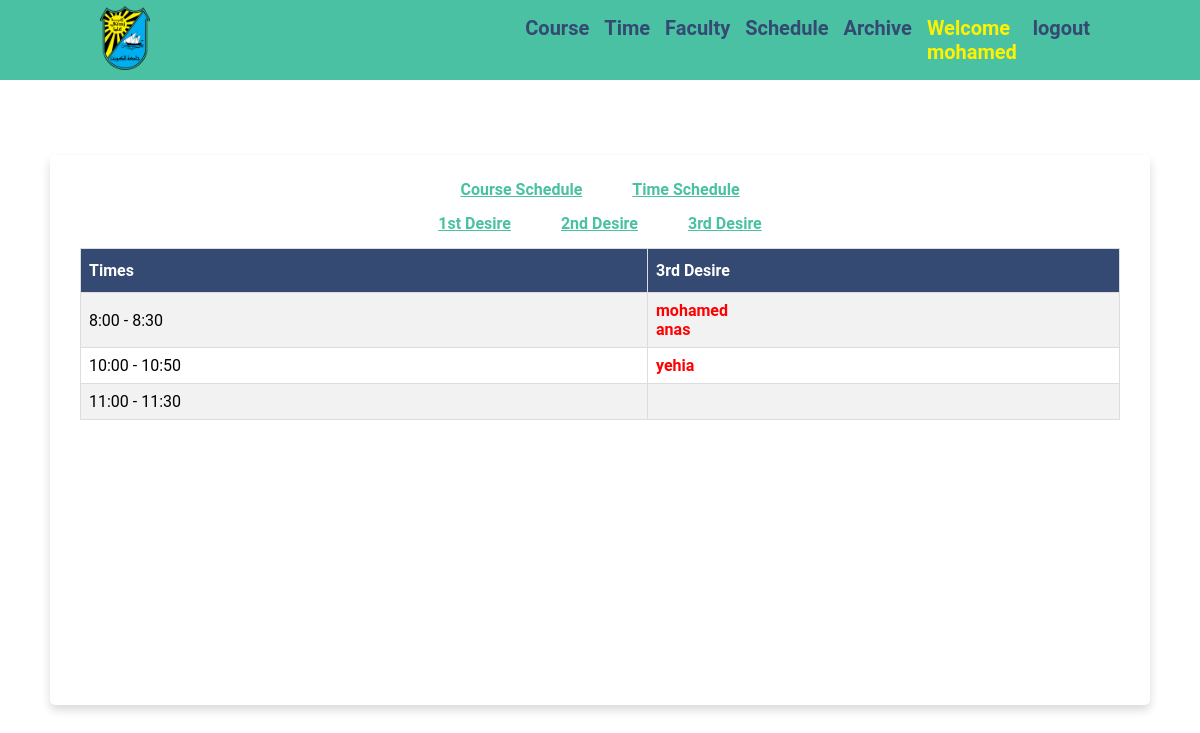
The app's page /schedule-time-3/ (signed in) with its own data.
### base/models.py (models this page shows)
class User(AbstractUser):
    serialNumber = models.CharField(max_length=100, null=True)
    teaching = models.BooleanField(default=False, null=True)
    vip = models.BooleanField(default=False, null=True)
    report = models.CharField(max_length=10, null=True)
    REQUIRED_FIELDS = []

class DT_model(models.Model):
    time_value = models.CharField(max_length=100, null= True, unique=True)
    def __str__(self):
        return str(self.time_value)

class Desires_model(models.Model):
    user = models.ForeignKey(User, on_delete=models.CASCADE, null=True)
    d1 = models.CharField(max_length=100, null=True)
    d1t1 = models.CharField(max_length=100, null=True)
    d1t2 = models.CharField(max_length=100, null=True)
    d1t3 = models.CharField(max_length=100, null=True)
    day1 = models.CharField(max_length=100, null=True)
    d2 = models.CharField(max_length=100, null=True)
    d2t1 = models.CharField(max_length=100, null=True)
    d2t2 = models.CharField(max_length=100, null=True)
    d2t3 = models.CharField(max_length=100, null=True)
    day2 = models.CharField(max_length=100, null=True)
    d3 = models.CharField(max_length=100, null=True)
    d3t1 = models.CharField(max_length=100, null=True)
    d3t2 = models.CharField(max_length=100, null=True)
    d3t3 = models.CharField(max_length=100, null=True)
    day3 = models.CharField(max_length=100, null=True)
    d4 = models.CharField(max_length=100, null=True)
    d4t1 = models.CharField(max_length=100, null=True)
    d4t2 = models.CharField(max_length=100, null=True)
    d4t3 = models.CharField(max_length=100, null=True)
    day4 = models.CharField(max_length=100, null=True)
    d5 = models.CharField(max_length=100, null=True)
    d5t1 = models.CharField(max_length=100, null=True)
    d5t2 = models.CharField(max_length=100, null=True)
    d5t3 = models.CharField(max_length=100, null=True)
    day5 = models.CharField(max_length=100, null=True)
    def __str__(self):
        return str(self.user)

### base/views.py (the view)
# urls.py: path('schedule-time-3/', views.schedule_time_page_3, name='schedule_time_page_3'),
@login_required(login_url='login_page')
def schedule_time_page_3(request):
    times = DT_model.objects.all()
    d1t1_user = []
    for time in times:
        d1t1_user.append(Desires_model.objects.filter(d1t1 = time))
    d2t1_user = []
    for time in times:
        d2t1_user.append(Desires_model.objects.filter(d2t1 = time))
    d3t1_user = []
    for time in times:
        d3t1_user.append(Desires_model.objects.filter(d3t1 = time))
    final_dic = {}
    for index in range(len(times)):
        final_list = []
        final_list.append(d1t1_user[index])
        final_list.append(d2t1_user[index])
        final_list.append(d3t1_user[index])
        final_dic[times[index]] = final_list
    context = {'final_dic':final_dic}
    return render(request, 'base/schedule_time_page_3.html', context)

### base/templates/base/schedule_time_page_3.html (shortened to what this page needs)
{% extends 'core3.html' %}
{% block content %}
<div class="schedule-main-container">
    <div class = "schedule-container">
        <div class="title">
            <a href = "{% url 'schedule_course_page' %}">Course Schedule</a>
            <a href = "{% url 'schedule_time_page_' %}">Time Schedule</a>
        </div>
        <div class="title">
            <a href = "{% url 'schedule_time_page_1' %}">1st Desire</a>
            <a href = "{% url 'schedule_time_page_2' %}">2nd Desire</a>
            <a href = "{% url 'schedule_time_page_3' %}">3rd Desire</a>
        </div>
        <table id="time">
            <tr>
              <th>Times</th>
              <th>3rd Desire</th>
            </tr>
            {% for key,value in final_dic.items %}
            <tr>
              <td>{{key}}</td>
              <td>
                {% for v in value.2 %}
                <div class = 'd3'>{{v}}</div>
                {% endfor %}
              </td>
            </tr>
            {% endfor %}
          </table>
    </div>
</div>
{% endblock content %}

### templates/navebar2.html (shortened to what this page needs)
<header>
    <ul class="navbar">
      <div class = 'navbar-main'>
        <img src="\media\images\logo.png" alt="">
      </div>
      <div class="navbar-items">
        {% if request.user.is_authenticated %}
        <a class= "logout-hover" href="{% url 'course_page' %}"><li>Course</li></a>
        <a class= "logout-hover" href="{% url 'time_page' %}"><li>Time</li></a>
        <a  class= "logout-hover" href="{% url 'faculty_page_detail' %}"><li>Faculty</li></a>
        <a class= "logout-hover" href="{% url 'schedule_course_page' %}"><li>Schedule</li></a>
        <a  class= "logout-hover" href="{% url 'archive_page' %}"><li>Archive</li></a>
        <a class = "welcome-user" href=""><li>Welcome {{request.user}}</li></a>
        <a class = "logout-hover" href="{% url 'logout_page' %}"><li>logout</li></a>
        {% endif %}
      </div>
    </ul>
  </header>

### static/styles/main.css (style rules this page uses)
* { padding: 0; margin: 0; box-sizing: border-box; scroll-behavior: smooth; list-style: none; text-decoration: none; font-family: "Roboto", sans-serif; }
:root { --bg-color-1: #344a72; --bg-color-2 : #ffff; --button-color: #49c1a2; --icon--color:#fff200; }
header { background-color: var(--button-color); position: fixed; top: 0; right: 0; width: 100%; z-index: 1000; }
.navbar { display: flex; align-items: center; justify-content: space-between; padding: 10px 100px; width: 100%; height: 80px; }
.navbar-main { width: 50%; }
.navbar-main img { width: 50px; height: auto; }
.navbar-items { display: flex; gap: 15px; width: 70%; padding: 10px; float: right; justify-content: right; }
.navbar-items a { color: var(--bg-color-2); font-weight: 700; font-size: 20px; pointer-events: none; }
.navbar-items .logout-hover { pointer-events:fill; color: var(--bg-color-1); transition: 0.4s; }
.navbar-items .welcome-user { color: var(--icon--color) }
body { background-color: var(--bg-color-1); }
.schedule-main-container { position: fixed; top: 30px; width: 100vw; height: 100vh; display: flex; flex-direction: column; justify-content: center; align-items: center; background-color: var(--bg-color-2); }
.schedule-container { max-width: 1100px; width: 100%; height: 550px; background-color: #fff; padding: 25px 30px; border-radius: 5px; box-shadow: 0 5px 10px rgba(0,0,0,0.15); overflow:auto; scroll-behavior: smooth; }
.schedule-container .title { font-size: 16px; position: relative; display: flex; align-items: center; justify-content: center; gap: 50px; margin-bottom: 15px; }
.schedule-container .title a { color: var(--button-color); text-decoration: underline; font-weight: bolder; }
#time { font-family: Arial, Helvetica, sans-serif; border-collapse: collapse; width: 100%; }
#time td, #time th { border: 1px solid #ddd; padding: 8px; }
#time tr:nth-child(even) { background-color: #f2f2f2; }
#time th { padding-top: 12px; padding-bottom: 12px; text-align: left; background-color: var(--bg-color-1); color: white; }
#time .d3 { color: red; font-weight: bold; }

### records on screen
User: user "mohamed"
DT_model: time_value "8:00 - 8:30"
Desires_model: user.username "mohamed"
Desires_model: user.username "anas"
DT_model: time_value "10:00 - 10:50"
Desires_model: user.username "yehia"
DT_model: time_value "11:00 - 11:30"
